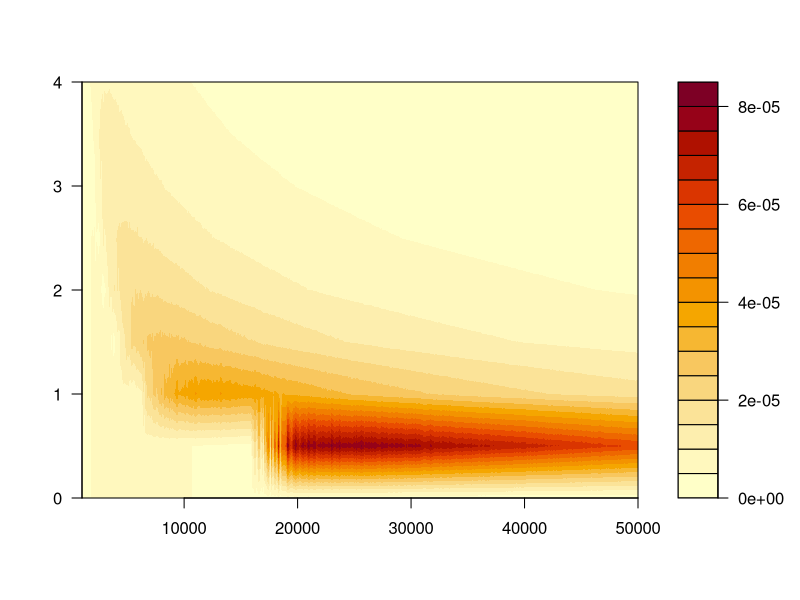

This figure's R source:
growth <- function(x, kappa) {
    return(1 + exp( - x / kappa * log(2)))
}

pop <- function(x, kappa) {
    return(exp(-x / kappa * log(2)))
}

evolve <- function(N, S, Food, kappa_g, kappa_d) {
    Fper <- Food / (N * S)
    Np <- N * pop(Fper, kappa_d)
    Sp <- S * growth(Fper, kappa_g)
    return(c(Np, Sp))
}

kappa_d <- .5
kappa_g <- 1
Food <- 2500
Nsim <- 10

N0 <- seq(1000, 50000, 100)
S0 <- seq(0, 4, .5)

P12 <- numeric(Nsim)
Price12 <- array(dim = c(length(N0), length(S0)), 0)

for (i in 1:length(N0))
{
    for (j in 1:length(S0))
    {
        for (r in 1:Nsim)
        {
            out <- c(N0[i], S0[j])
            for (t in 1:5)
            {
                Food <- runif(1, 2000, 3000)
                out <- evolve(out[1], out[2], Food, kappa_g, kappa_d)
            }
            if (out[2] > 12 & out[1] > 1)
            {
                P12[r] <- out[1] / (N0[i] ^ 2 * S0[j] ^ 2)
            }
            Price12[i, j] <- exp(log(mean(P12)))
        }
    }
}


filled.contour(N0, S0, Price12)
